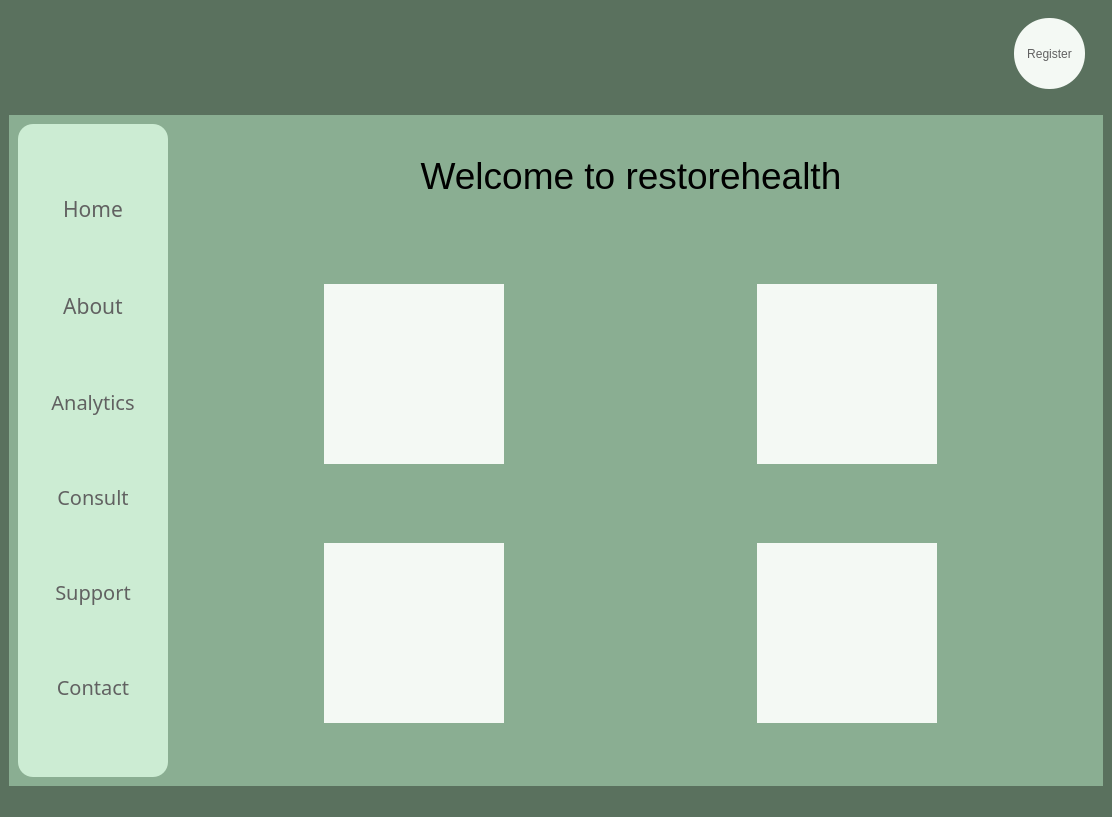
<?xml version="1.0" encoding="UTF-8"?>
<ui version="4.0">
 <class>MainWindow</class>
 <widget class="QMainWindow" name="MainWindow">
  <property name="geometry">
   <rect>
    <x>0</x>
    <y>0</y>
    <width>1112</width>
    <height>817</height>
   </rect>
  </property>
  <property name="minimumSize">
   <size>
    <width>900</width>
    <height>700</height>
   </size>
  </property>
  <property name="windowTitle">
   <string>MainWindow</string>
  </property>
  <property name="styleSheet">
   <string notr="true">background-color:rgb(90, 113, 94);
border:None;</string>
  </property>
  <widget class="QWidget" name="centralwidget">
   <property name="styleSheet">
    <string notr="true">border:None;</string>
   </property>
   <layout class="QVBoxLayout" name="verticalLayout_2">
    <item>
     <widget class="QFrame" name="frame">
      <property name="minimumSize">
       <size>
        <width>0</width>
        <height>100</height>
       </size>
      </property>
      <property name="maximumSize">
       <size>
        <width>16777215</width>
        <height>100</height>
       </size>
      </property>
      <property name="styleSheet">
       <string notr="true">background:transparent;
border:None;</string>
      </property>
      <property name="frameShape">
       <enum>QFrame::StyledPanel</enum>
      </property>
      <property name="frameShadow">
       <enum>QFrame::Raised</enum>
      </property>
      <layout class="QHBoxLayout" name="horizontalLayout_2">
       <item>
        <widget class="QFrame" name="frame_5">
         <property name="frameShape">
          <enum>QFrame::StyledPanel</enum>
         </property>
         <property name="frameShadow">
          <enum>QFrame::Raised</enum>
         </property>
         <layout class="QHBoxLayout" name="horizontalLayout_3">
          <item>
           <widget class="QFrame" name="frame_7">
            <property name="frameShape">
             <enum>QFrame::StyledPanel</enum>
            </property>
            <property name="frameShadow">
             <enum>QFrame::Raised</enum>
            </property>
            <widget class="QPushButton" name="pushButton_14">
             <property name="geometry">
              <rect>
               <x>0</x>
               <y>0</y>
               <width>81</width>
               <height>61</height>
              </rect>
             </property>
             <property name="styleSheet">
              <string notr="true">image: url(Media/Wix Logo Maker - Google Chrome 26-08-2022 16_51_23.png);</string>
             </property>
             <property name="text">
              <string/>
             </property>
            </widget>
           </widget>
          </item>
          <item>
           <widget class="QFrame" name="frame_8">
            <property name="maximumSize">
             <size>
              <width>100</width>
              <height>16777215</height>
             </size>
            </property>
            <property name="frameShape">
             <enum>QFrame::StyledPanel</enum>
            </property>
            <property name="frameShadow">
             <enum>QFrame::Raised</enum>
            </property>
            <widget class="QPushButton" name="pushButton_2">
             <property name="geometry">
              <rect>
               <x>30</x>
               <y>10</y>
               <width>41</width>
               <height>41</height>
              </rect>
             </property>
             <property name="cursor">
              <cursorShape>PointingHandCursor</cursorShape>
             </property>
             <property name="styleSheet">
              <string notr="true">QPushButton{
image: url(Media/notification (2).png);
}

QPushButton:hover{
	image: url(Media/notification.png);
}

QPushButton:pressed{
	image: url(Media/notification (1).png);
}</string>
             </property>
             <property name="text">
              <string/>
             </property>
            </widget>
           </widget>
          </item>
         </layout>
        </widget>
       </item>
       <item>
        <widget class="QFrame" name="frame_6">
         <property name="maximumSize">
          <size>
           <width>100</width>
           <height>16777215</height>
          </size>
         </property>
         <property name="frameShape">
          <enum>QFrame::StyledPanel</enum>
         </property>
         <property name="frameShadow">
          <enum>QFrame::Raised</enum>
         </property>
         <widget class="QPushButton" name="Register_Button">
          <property name="geometry">
           <rect>
            <x>20</x>
            <y>0</y>
            <width>71</width>
            <height>71</height>
           </rect>
          </property>
          <property name="cursor">
           <cursorShape>PointingHandCursor</cursorShape>
          </property>
          <property name="styleSheet">
           <string notr="true">color:rgb(97, 97, 97);
background-color: rgb(244, 249, 244);
border-radius:35px;</string>
          </property>
          <property name="text">
           <string>Register</string>
          </property>
         </widget>
        </widget>
       </item>
      </layout>
     </widget>
    </item>
    <item>
     <widget class="QFrame" name="frame_2">
      <property name="minimumSize">
       <size>
        <width>800</width>
        <height>0</height>
       </size>
      </property>
      <property name="styleSheet">
       <string notr="true">/*background-color: qlineargradient(spread:pad, x1:0, y1:0, x2:1, y2:0, stop:0 rgba(0, 179, 255, 255), stop:1 rgba(255, 255, 255, 255));*/

background-color: rgb(138, 174, 146);</string>
      </property>
      <property name="frameShape">
       <enum>QFrame::StyledPanel</enum>
      </property>
      <property name="frameShadow">
       <enum>QFrame::Raised</enum>
      </property>
      <layout class="QHBoxLayout" name="horizontalLayout">
       <item>
        <widget class="QFrame" name="frame_3">
         <property name="minimumSize">
          <size>
           <width>150</width>
           <height>0</height>
          </size>
         </property>
         <property name="maximumSize">
          <size>
           <width>100</width>
           <height>16777215</height>
          </size>
         </property>
         <property name="styleSheet">
          <string notr="true">background-color:rgb(204, 236, 211);
border-radius:15px;</string>
         </property>
         <property name="frameShape">
          <enum>QFrame::StyledPanel</enum>
         </property>
         <property name="frameShadow">
          <enum>QFrame::Raised</enum>
         </property>
         <layout class="QVBoxLayout" name="verticalLayout">
          <item>
           <widget class="QPushButton" name="pushButton_8">
            <property name="font">
             <font>
              <family>Javanese Text</family>
              <pointsize>16</pointsize>
              <bold>false</bold>
             </font>
            </property>
            <property name="cursor">
             <cursorShape>PointingHandCursor</cursorShape>
            </property>
            <property name="styleSheet">
             <string notr="true">QPushButton{
color: rgb(97, 97, 97);
border-radius:10px;
}

QPushButton:hover{
background-color: rgb(220, 255, 228);
	/*color: rgb(255, 255, 255);*/
	font: 700 16pt &quot;Constantia&quot;;
}


</string>
            </property>
            <property name="text">
             <string>Home</string>
            </property>
           </widget>
          </item>
          <item>
           <widget class="QPushButton" name="About_button">
            <property name="font">
             <font>
              <family>Javanese Text</family>
              <pointsize>16</pointsize>
              <bold>false</bold>
             </font>
            </property>
            <property name="cursor">
             <cursorShape>PointingHandCursor</cursorShape>
            </property>
            <property name="styleSheet">
             <string notr="true">QPushButton{
color: rgb(97, 97, 97);
border-radius:10px;
}

QPushButton:hover{
background-color: rgb(220, 255, 228);
	/*color: rgb(255, 255, 255);*/
	font: 700 16pt &quot;Constantia&quot;;
}


</string>
            </property>
            <property name="text">
             <string>About</string>
            </property>
           </widget>
          </item>
          <item>
           <widget class="QPushButton" name="pushButton_6">
            <property name="font">
             <font>
              <family>Javanese Text</family>
              <pointsize>15</pointsize>
              <bold>false</bold>
             </font>
            </property>
            <property name="cursor">
             <cursorShape>PointingHandCursor</cursorShape>
            </property>
            <property name="styleSheet">
             <string notr="true">QPushButton{
color: rgb(97, 97, 97);
border-radius:10px;
}

QPushButton:hover{
background-color: rgb(220, 255, 228);
	/*color: rgb(255, 255, 255);*/
	font: 700 16pt &quot;Constantia&quot;;
}


</string>
            </property>
            <property name="text">
             <string>Analytics</string>
            </property>
           </widget>
          </item>
          <item>
           <widget class="QPushButton" name="pushButton_7">
            <property name="font">
             <font>
              <family>Javanese Text</family>
              <pointsize>15</pointsize>
              <bold>false</bold>
             </font>
            </property>
            <property name="cursor">
             <cursorShape>PointingHandCursor</cursorShape>
            </property>
            <property name="styleSheet">
             <string notr="true">QPushButton{
color: rgb(97, 97, 97);
border-radius:10px;
}

QPushButton:hover{
background-color: rgb(220, 255, 228);
	/*color: rgb(255, 255, 255);*/
	font: 700 16pt &quot;Constantia&quot;;
}


</string>
            </property>
            <property name="text">
             <string>Consult</string>
            </property>
           </widget>
          </item>
          <item>
           <widget class="QPushButton" name="pushButton_5">
            <property name="font">
             <font>
              <family>Javanese Text</family>
              <pointsize>15</pointsize>
              <bold>false</bold>
             </font>
            </property>
            <property name="cursor">
             <cursorShape>PointingHandCursor</cursorShape>
            </property>
            <property name="styleSheet">
             <string notr="true">QPushButton{
color: rgb(97, 97, 97);
border-radius:10px;
}

QPushButton:hover{
background-color: rgb(220, 255, 228);
	/*color: rgb(255, 255, 255);*/
	font: 700 16pt &quot;Constantia&quot;;
}


</string>
            </property>
            <property name="text">
             <string>Support</string>
            </property>
           </widget>
          </item>
          <item>
           <widget class="QPushButton" name="pushButton_9">
            <property name="font">
             <font>
              <family>Javanese Text</family>
              <pointsize>15</pointsize>
              <bold>false</bold>
             </font>
            </property>
            <property name="cursor">
             <cursorShape>PointingHandCursor</cursorShape>
            </property>
            <property name="styleSheet">
             <string notr="true">QPushButton{
color: rgb(97, 97, 97);
border-radius:10px;
}

QPushButton:hover{
background-color: rgb(220, 255, 228);
	/*color: rgb(255, 255, 255);*/
	font: 700 16pt &quot;Constantia&quot;;
}


</string>
            </property>
            <property name="text">
             <string>Contact</string>
            </property>
           </widget>
          </item>
         </layout>
        </widget>
       </item>
       <item>
        <widget class="QFrame" name="frame_4">
         <property name="styleSheet">
          <string notr="true">background:transparent;</string>
         </property>
         <property name="frameShape">
          <enum>QFrame::StyledPanel</enum>
         </property>
         <property name="frameShadow">
          <enum>QFrame::Raised</enum>
         </property>
         <layout class="QHBoxLayout" name="horizontalLayout_4">
          <item>
           <widget class="QFrame" name="frame_9">
            <property name="frameShape">
             <enum>QFrame::StyledPanel</enum>
            </property>
            <property name="frameShadow">
             <enum>QFrame::Raised</enum>
            </property>
            <layout class="QVBoxLayout" name="verticalLayout_3">
             <item>
              <widget class="QFrame" name="frame_11">
               <property name="maximumSize">
                <size>
                 <width>16777215</width>
                 <height>100</height>
                </size>
               </property>
               <property name="frameShape">
                <enum>QFrame::StyledPanel</enum>
               </property>
               <property name="frameShadow">
                <enum>QFrame::Raised</enum>
               </property>
               <layout class="QHBoxLayout" name="horizontalLayout_7">
                <item>
                 <widget class="QTextBrowser" name="textBrowser">
                  <property name="html">
                   <string>&lt;!DOCTYPE HTML PUBLIC &quot;-//W3C//DTD HTML 4.0//EN&quot; &quot;http://www.w3.org/TR/REC-html40/strict.dtd&quot;&gt;
&lt;html&gt;&lt;head&gt;&lt;meta name=&quot;qrichtext&quot; content=&quot;1&quot; /&gt;&lt;meta charset=&quot;utf-8&quot; /&gt;&lt;style type=&quot;text/css&quot;&gt;
p, li { white-space: pre-wrap; }
hr { height: 1px; border-width: 0; }
&lt;/style&gt;&lt;/head&gt;&lt;body style=&quot; font-family:'Segoe UI'; font-size:9pt; font-weight:400; font-style:normal;&quot;&gt;
&lt;p align=&quot;center&quot; style=&quot; margin-top:0px; margin-bottom:0px; margin-left:0px; margin-right:0px; -qt-block-indent:0; text-indent:0px;&quot;&gt;&lt;span style=&quot; font-size:28pt;&quot;&gt;Welcome to restorehealth&lt;/span&gt;&lt;/p&gt;&lt;/body&gt;&lt;/html&gt;</string>
                  </property>
                 </widget>
                </item>
               </layout>
              </widget>
             </item>
             <item>
              <widget class="QFrame" name="frame_12">
               <property name="frameShape">
                <enum>QFrame::StyledPanel</enum>
               </property>
               <property name="frameShadow">
                <enum>QFrame::Raised</enum>
               </property>
               <layout class="QHBoxLayout" name="horizontalLayout_5">
                <item>
                 <widget class="QFrame" name="frame_15">
                  <property name="frameShape">
                   <enum>QFrame::StyledPanel</enum>
                  </property>
                  <property name="frameShadow">
                   <enum>QFrame::Raised</enum>
                  </property>
                  <layout class="QHBoxLayout" name="horizontalLayout_9">
                   <item>
                    <widget class="QPushButton" name="Nutrition_button">
                     <property name="minimumSize">
                      <size>
                       <width>0</width>
                       <height>180</height>
                      </size>
                     </property>
                     <property name="maximumSize">
                      <size>
                       <width>180</width>
                       <height>16777215</height>
                      </size>
                     </property>
                     <property name="cursor">
                      <cursorShape>PointingHandCursor</cursorShape>
                     </property>
                     <property name="styleSheet">
                      <string notr="true">color:rgb(97, 97, 97);
image: url(Media/Nutrition.jpeg);
background-color: rgb(244, 249, 244);</string>
                     </property>
                     <property name="text">
                      <string/>
                     </property>
                    </widget>
                   </item>
                  </layout>
                 </widget>
                </item>
                <item>
                 <widget class="QFrame" name="frame_16">
                  <property name="frameShape">
                   <enum>QFrame::StyledPanel</enum>
                  </property>
                  <property name="frameShadow">
                   <enum>QFrame::Raised</enum>
                  </property>
                  <layout class="QHBoxLayout" name="horizontalLayout_8">
                   <item>
                    <widget class="QPushButton" name="pushButton_11">
                     <property name="minimumSize">
                      <size>
                       <width>0</width>
                       <height>180</height>
                      </size>
                     </property>
                     <property name="maximumSize">
                      <size>
                       <width>180</width>
                       <height>16777215</height>
                      </size>
                     </property>
                     <property name="cursor">
                      <cursorShape>PointingHandCursor</cursorShape>
                     </property>
                     <property name="styleSheet">
                      <string notr="true">color:rgb(97, 97, 97);
image: url(Media/Mental_health.jpeg);
background-color: rgb(244, 249, 244);</string>
                     </property>
                     <property name="text">
                      <string/>
                     </property>
                    </widget>
                   </item>
                  </layout>
                 </widget>
                </item>
               </layout>
              </widget>
             </item>
             <item>
              <widget class="QFrame" name="frame_13">
               <property name="frameShape">
                <enum>QFrame::StyledPanel</enum>
               </property>
               <property name="frameShadow">
                <enum>QFrame::Raised</enum>
               </property>
               <layout class="QHBoxLayout" name="horizontalLayout_6">
                <item>
                 <widget class="QFrame" name="frame_17">
                  <property name="frameShape">
                   <enum>QFrame::StyledPanel</enum>
                  </property>
                  <property name="frameShadow">
                   <enum>QFrame::Raised</enum>
                  </property>
                  <layout class="QHBoxLayout" name="horizontalLayout_10">
                   <item>
                    <widget class="QPushButton" name="pushButton_12">
                     <property name="minimumSize">
                      <size>
                       <width>0</width>
                       <height>180</height>
                      </size>
                     </property>
                     <property name="maximumSize">
                      <size>
                       <width>180</width>
                       <height>16777215</height>
                      </size>
                     </property>
                     <property name="cursor">
                      <cursorShape>PointingHandCursor</cursorShape>
                     </property>
                     <property name="styleSheet">
                      <string notr="true">color:rgb(97, 97, 97);
image: url(Media/Sleep.jpeg);
background-color: rgb(244, 249, 244);</string>
                     </property>
                     <property name="text">
                      <string/>
                     </property>
                    </widget>
                   </item>
                  </layout>
                 </widget>
                </item>
                <item>
                 <widget class="QFrame" name="frame_18">
                  <property name="frameShape">
                   <enum>QFrame::StyledPanel</enum>
                  </property>
                  <property name="frameShadow">
                   <enum>QFrame::Raised</enum>
                  </property>
                  <layout class="QHBoxLayout" name="horizontalLayout_11">
                   <item>
                    <widget class="QPushButton" name="pushButton_13">
                     <property name="minimumSize">
                      <size>
                       <width>0</width>
                       <height>180</height>
                      </size>
                     </property>
                     <property name="maximumSize">
                      <size>
                       <width>180</width>
                       <height>16777215</height>
                      </size>
                     </property>
                     <property name="cursor">
                      <cursorShape>PointingHandCursor</cursorShape>
                     </property>
                     <property name="styleSheet">
                      <string notr="true">color:rgb(97, 97, 97);
image: url(Media/healh_fitness.jpeg);
background-color: rgb(244, 249, 244);</string>
                     </property>
                     <property name="text">
                      <string/>
                     </property>
                    </widget>
                   </item>
                  </layout>
                 </widget>
                </item>
               </layout>
              </widget>
             </item>
            </layout>
           </widget>
          </item>
          <item>
           <widget class="QFrame" name="frame_10">
            <property name="maximumSize">
             <size>
              <width>20</width>
              <height>16777215</height>
             </size>
            </property>
            <property name="frameShape">
             <enum>QFrame::StyledPanel</enum>
            </property>
            <property name="frameShadow">
             <enum>QFrame::Raised</enum>
            </property>
            <widget class="QScrollBar" name="verticalScrollBar">
             <property name="geometry">
              <rect>
               <x>0</x>
               <y>0</y>
               <width>20</width>
               <height>501</height>
              </rect>
             </property>
             <property name="orientation">
              <enum>Qt::Vertical</enum>
             </property>
            </widget>
           </widget>
          </item>
         </layout>
        </widget>
       </item>
      </layout>
     </widget>
    </item>
   </layout>
  </widget>
  <widget class="QStatusBar" name="statusbar"/>
 </widget>
 <resources>
  <include location="Media/home_page.qrc"/>
 </resources>
 <connections/>
</ui>
